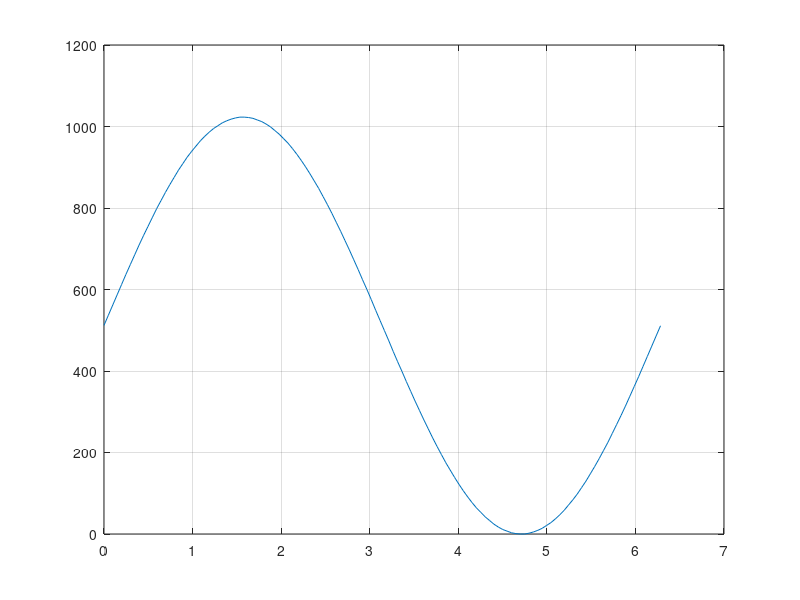

Reproduce this figure in MATLAB.
clear; clc;   % Clear The Previous Points
Ns     = 128; % Set The Number of Sample Points
RES    = 10;  % Set The DAC Resolution
OFFSET = 0;   % Set An Offset Value For The DAC Output
%------------[ Calculate The Sample Points ]-------------
 
T = 0:((2*pi/(Ns-1))):(2*pi);
Y = sin(T);
Y = Y + 1;    
Y = Y*((2^RES-1)-2*OFFSET)/(2+OFFSET);
Y = round(Y);                  
plot(T, Y);
grid
%--------------[ Print The Sample Points ]---------------
 
fprintf('%d, %d, %d, %d, %d, %d, %d, %d, %d, %d, %d, %d, %d, %d, %d, \n', Y);
 
%-------------------[ Other Examples To Try ]-------------------
 
%  Y = diric(T, 13);     % Periodic Sinc
 
%  Y = sawtooth(T)       % Sawtooth
 
%  Y = sawtooth(T, 0.5); % Triangular